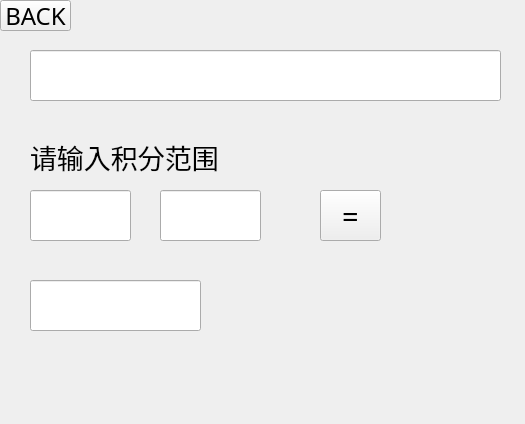
<?xml version="1.0" encoding="UTF-8"?>
<ui version="4.0">
 <class>Integral</class>
 <widget class="QWidget" name="Integral">
  <property name="geometry">
   <rect>
    <x>0</x>
    <y>0</y>
    <width>525</width>
    <height>424</height>
   </rect>
  </property>
  <property name="windowTitle">
   <string>Form</string>
  </property>
  <widget class="QPushButton" name="pushButton_back">
   <property name="geometry">
    <rect>
     <x>0</x>
     <y>0</y>
     <width>71</width>
     <height>31</height>
    </rect>
   </property>
   <property name="font">
    <font>
     <family>仿宋</family>
     <pointsize>18</pointsize>
     <weight>50</weight>
     <bold>false</bold>
    </font>
   </property>
   <property name="text">
    <string>BACK</string>
   </property>
  </widget>
  <widget class="QPushButton" name="pushButton_poi">
   <property name="geometry">
    <rect>
     <x>320</x>
     <y>190</y>
     <width>61</width>
     <height>51</height>
    </rect>
   </property>
   <property name="font">
    <font>
     <family>仿宋</family>
     <pointsize>22</pointsize>
     <weight>50</weight>
     <bold>false</bold>
    </font>
   </property>
   <property name="text">
    <string>=</string>
   </property>
  </widget>
  <widget class="QLineEdit" name="lineEdit">
   <property name="geometry">
    <rect>
     <x>30</x>
     <y>50</y>
     <width>471</width>
     <height>51</height>
    </rect>
   </property>
   <property name="font">
    <font>
     <family>仿宋</family>
     <pointsize>22</pointsize>
    </font>
   </property>
   <property name="text">
    <string/>
   </property>
  </widget>
  <widget class="QLineEdit" name="lineEdit_up">
   <property name="geometry">
    <rect>
     <x>30</x>
     <y>190</y>
     <width>101</width>
     <height>51</height>
    </rect>
   </property>
   <property name="font">
    <font>
     <family>仿宋</family>
     <pointsize>22</pointsize>
    </font>
   </property>
  </widget>
  <widget class="QLineEdit" name="lineEdit_down">
   <property name="geometry">
    <rect>
     <x>160</x>
     <y>190</y>
     <width>101</width>
     <height>51</height>
    </rect>
   </property>
   <property name="font">
    <font>
     <family>仿宋</family>
     <pointsize>22</pointsize>
    </font>
   </property>
  </widget>
  <widget class="QLineEdit" name="lineEdit_ans">
   <property name="geometry">
    <rect>
     <x>30</x>
     <y>280</y>
     <width>171</width>
     <height>51</height>
    </rect>
   </property>
   <property name="font">
    <font>
     <family>仿宋</family>
     <pointsize>22</pointsize>
    </font>
   </property>
  </widget>
  <widget class="QLabel" name="label">
   <property name="geometry">
    <rect>
     <x>30</x>
     <y>131</y>
     <width>231</width>
     <height>51</height>
    </rect>
   </property>
   <property name="font">
    <font>
     <family>Agency FB</family>
     <pointsize>20</pointsize>
    </font>
   </property>
   <property name="text">
    <string>请输入积分范围</string>
   </property>
  </widget>
 </widget>
 <resources/>
 <connections/>
</ui>
